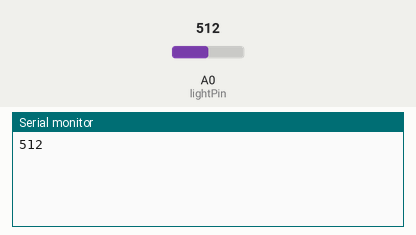
Simulated run of this sketch. Board: Arduino Uno, built with avr-gcc and run on an emulated ATmega328P. On the bench: the last lines printed to the serial monitor. The test bench sets the inputs (shaded band); at power-on: A0 (lightPin) = 512.

Above: at 1.2 s.
1.3 s: A0 (lightPin) set to 490
At 1.41 s:
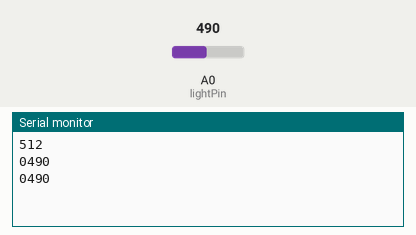
2.8 s: A0 (lightPin) set to 306
At 2.81 s:
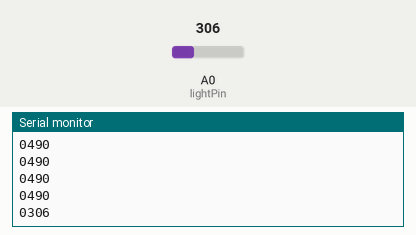
Timing chart, 0 to 5.8 s (numbered marks = the images above; inputs shaded):
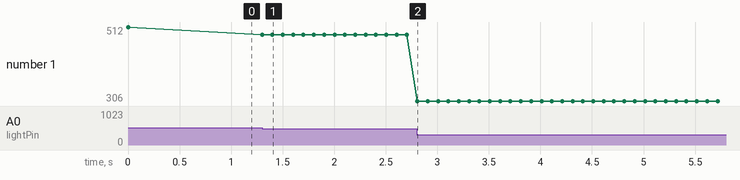

Measured:
- after the input at 1.3 s, the serial monitor: prints a new line at once (image 1)
- after the input at 2.8 s, the serial monitor: prints a new line at once (image 2)
- plotted number 1: 512 → 490 after the input at 1.3 s, 490 → 306 after the input at 2.8 s

The sketch:

ARDUINO_0_5_0_Photoresistor_.ino
```cpp
int lightPin = A0;  //define a pin for Photo resistor
int ledPin=11;     //define a pin for LED

void setup()
{
    Serial.begin(9600);  //Begin serial communcation
}

void loop()
{
    Serial.println(analogRead(lightPin)); //Write the value of the photoresistor to the serial monitor.
    delay(100); //short delay for faster response to light.
    while (true){
      if (analogRead(lightPin) <= 500){
        Serial.print('0');
        break;
      }
    }
}
```
